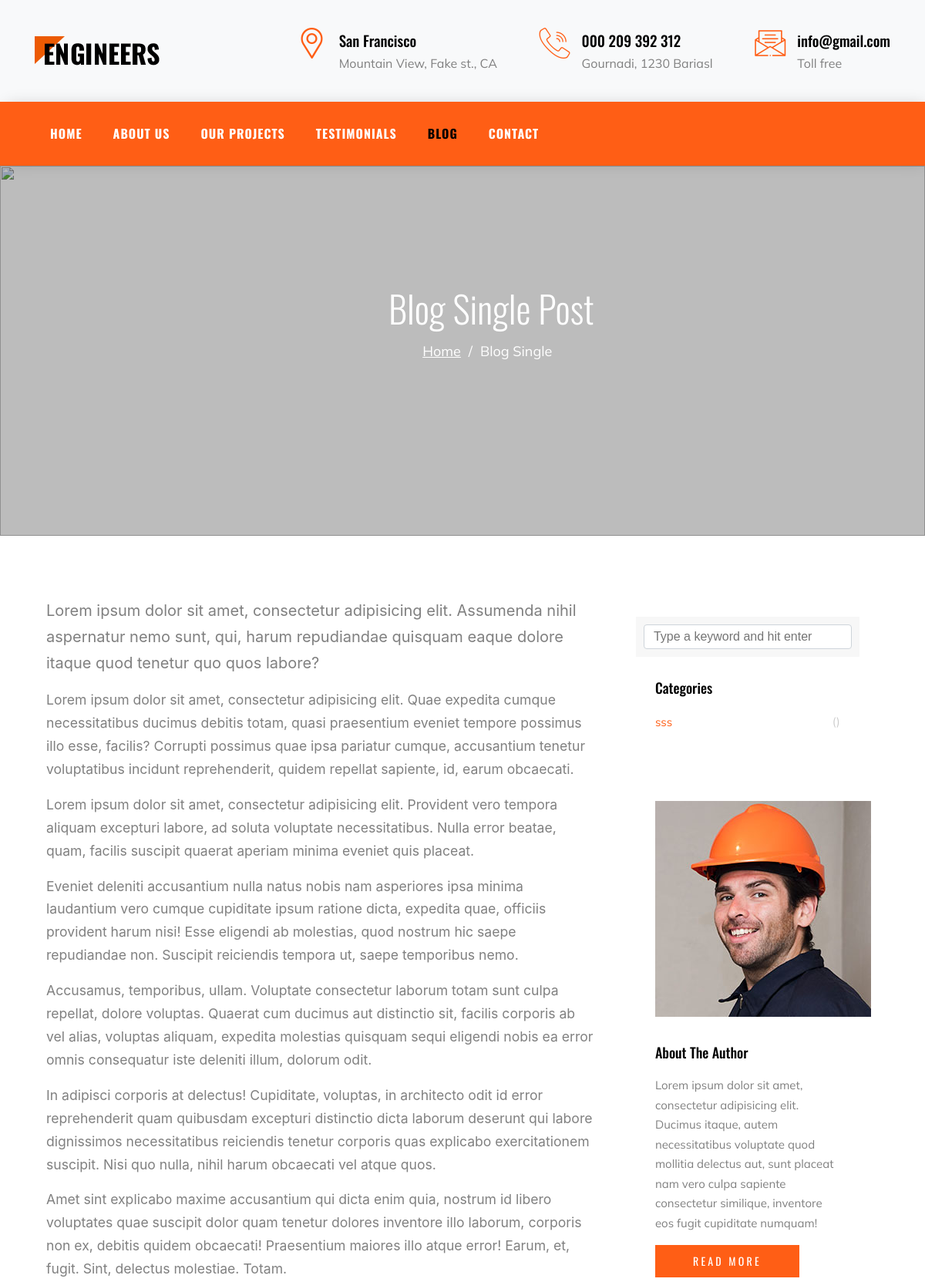
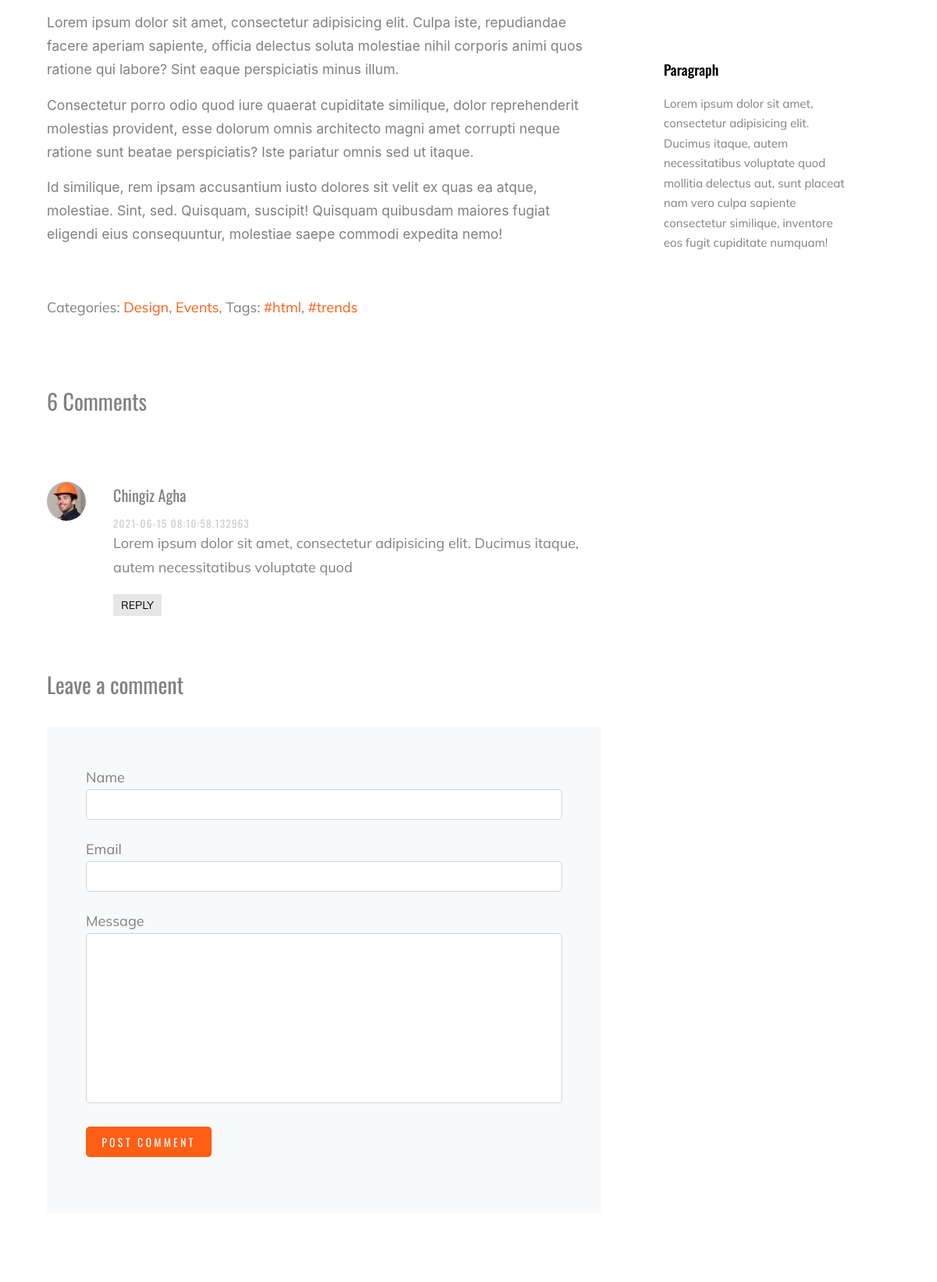
The app's page /single/1 (upper part) with its own data (2 pictures, top to bottom).
### engineers/models.py (models this page shows, shortened)
class Address(db.Model):
    id = db.Column(db.Integer, primary_key=True)
    icon = db.Column(db.String(20), nullable=True)
    desc = db.Column(db.String(50), nullable=False)
    big_desc = db.Column(db.String(75), nullable=False)

class Blog(db.Model):
    id = db.Column(db.Integer, primary_key=True)
    title = db.Column(db.String(80), nullable=False)
    name = db.Column(db.String(20), nullable=False)
    image = db.Column(db.String(20), default='uploads/default.png')
    desc = db.Column(db.Text, nullable=False)
    category = db.Column(db.Integer, db.ForeignKey('blogcategory.id'), nullable=False)
    comment = db.relationship('Comment', backref='blog', lazy=True)

class Comment(db.Model):
    id = db.Column(db.Integer, primary_key=True)
    author = db.Column(db.String(32), nullable=False)
    mail = db.Column(db.String(32), nullable=False)
    text = db.Column(db.String(140), nullable=False)
    timestamp = db.Column(db.DateTime(), default=datetime.utcnow, index=True)
    blog_id = db.Column(db.Integer, db.ForeignKey('blog.id'), nullable=False)
    reply_comment = db.relationship('Reply', backref='comment', lazy=True)

class BlogCategory(db.Model):
    __tablename__ = 'blogcategory'
    id = db.Column(db.Integer, primary_key=True)
    title = db.Column(db.String(50), nullable=False)
    category = db.relationship(Blog, backref='blogcategories', lazy=True, cascade='all,delete')

### engineers/controllers.py (the view, shortened to what this page needs)
@app.route('/single/<id>', methods=['GET', 'POST'])
def single(id):
    address = Address.query.all()
    comment = Comment.query.filter_by(blog_id=id)
    reply = Reply.query.filter_by(comment_id=id)
    blog = Blog.query.get_or_404(id)
    form = CommentForm()
    category = BlogCategory.query.all()
    return render_template('app/single-blog.html', blog=blog, address=address, comment=comment, form=form, category=category, reply=reply)

### engineers/forms.py
class CommentForm(FlaskForm):
    name = StringField('Name', validators=[DataRequired(), Length(min=3, max=15)])
    email = StringField('Email', validators=[DataRequired(), Email()])
    text = TextAreaField('Message', validators=[DataRequired(), Length(min=20, max=200)])
    date = DateField('Posted Date', format='%d-%m-%Y')
    submit = SubmitField('POST COMMENT')

### engineers/templates/app/single-blog.html (shortened to what this page needs)
{% extends 'app/base.html' %}
{% block content %}
    <menu>
        <div class="row nav-sticky">
            <div class="row-nav col-12 ff-oswald">
                <ul class="d-flex nav-ul color-fff">
                    <li class="nav-li"><a href="/index">Home</a></li>
                    <li class="nav-li"><a href="/about">About Us</a></li>
                    <li class="nav-li"><a href="/projects">Our Projects</a></li>
                    <li class="nav-li"><a href="/testi">Testimonials</a></li>
                    <li class="nav-li"><a href="/blog" class="selected">Blog</a></li>
                    <li class="nav-li"><a href="/contact">Contact</a></li>
                </ul>
            </div>
        </div>
    </menu>
    <section>
        <figure class="bg-img-fig height-60vh">
            <div class="overlay"></div>
            <img src="{{ url_for('static', filename='img/hero_1.jpg')}}" alt="" class="bg-img user-none">
            <div class="row-title ">
                <div class="about-section-title txt-algn-cnt max-w-1140 p-abs margin-0-auto">
                    <h2 class="margin-0">Blog Single Post</h2>
                    <p class="d-flex jc-center ff-mulish ">
                        <a href="/index" class="color-fff margin-r-1">Home</a>
                        <span class="margin-r-1">/</span>
                        <span class="margin-r-1">Blog Single</span>
                    </p>
                </div>
            </div>
        </figure>
    </section>
    <div class="block-single-blog">
        <div class="container max-w-1140">
            <div class="row d-flex">
                <div class="col-8 single-blog-text pt-5rem p-r-l-15px">
                    <div class="section-p">
                        {{blog.desc|safe}}
                    </div>
                    <div class="pt-3rem ff-mulish single-blog-categories">
                        <p>
                            Categories: <a href="#">Design</a>, <a href="#">Events</a>, Tags: <a href="#">#html</a>, <a
                                href="#">#trends</a>
                        </p>
                    </div>
                    <div class="pt-5rem single-blog-comment">
                        <h3 class="margin-bottom-5rem first-h3">6 Comments</h3>
                        <ul class="comment-section">
                            {% for comment in comment %}
                            <li class="comment d-flex">
                                <figure class="comment-profile-fig">
                                    <img src="{{ url_for('static', filename='img/person_4_sq.jpg')}}" alt="">
                                </figure>
                                <div class="comment-main">
                                    <h3>{{comment.author}}</h3>
                                    <div class="comment-time">
                                        {{comment.timestamp}}
                                    </div>
                                    <p>
                                        {{comment.text}}
                                    </p>
                                    <p>
                                        <a href="#addcomment" class="comment-reply">Reply</a>
                                    </p>
                                </div>
                            </li>
                            {% endfor %}
                        </ul>
                        <h3 class="first-h3 margin-bottom-3 margin-top-3rem " id=addcomment>
                            Leave a comment
                        </h3>
                        <div class="comment-form-div">
                            <form action="/single/{{blog.id}}", method='POST'>
                                <div class="form-comment">
                                    {{form.name.label}}
                                    {{form.name(class="form-comment-input")}}
                                </div>
                                <div class="form-comment">
                                    {{form.email.label}}
                                    {{form.email(class="form-comment-input")}}
                                </div>
                                <div class="form-comment">
                                    {{form.text.label}}
                                    {{form.text(cols="30", rows="10", class="form-comment-input")}}
                                </div>
                                <div class="form-comment">
                                    {{form.submit(class="btn-orange-contact comment-button")}}
                                </div>
                            </form>
                        </div>
                    </div>
                </div>
                <div class="col-4 single-blog-sidebar pt-5rem p-r-l-15px">
                    <div class="sidebox">
                        <form action="#" class="form-search">
                            <div>
                                <input type="text" placeholder="Type a keyword and hit enter" class="form-input">
                            </div>
                        </form>
                    <div class="sidebox">
                        <div class="sidebox-categories">
                            <h3>Categories</h3>
                            {% for category in category %}
                            <ul>
                                <li class="p-rel">
                                    <a href="#">{{category.title}}
                                        <span class="p-abs color-ccc ">()</span>
                                    </a>
                                </li>
                            </ul>
                            {% endfor %}
                        </div>
                    </div>
                    <div class="sidebox">
                        <img src="{{ url_for('static', filename='img/person_4_sq.jpg')}}" alt="">
                        <h3>
                            About The Author
                        </h3>
                        <p class="margin-b-1 ff-mulish">
                            Lorem ipsum dolor sit amet, consectetur adipisicing elit. Ducimus itaque, autem necessitatibus voluptate quod mollitia delectus aut, sunt placeat nam vero culpa sapiente consectetur similique, inventore eos fugit cupiditate numquam!
                        </p>
                        <p>
                            <a href="#" class="btn-orange-contact">Read More</a>
                        </p>
                    </div>
                    <div class="sidebox">
                        <h3>
                            Paragraph
                        </h3>
                        <p class="margin-b-1 ff-mulish">
                            Lorem ipsum dolor sit amet, consectetur adipisicing elit. Ducimus itaque, autem necessitatibus voluptate quod mollitia delectus aut, sunt placeat nam vero culpa sapiente consectetur similique, inventore eos fugit cupiditate numquam!
                        </p>
                    </div>
                 </div>
                </div>
            </div>
        </div>
    </div>
    {% endblock %}

### engineers/templates/includes/header.html
<header>
    <section id="section-head-1">
        <div class="container container-head">
            <div class="row row-head-contact d-flex">
                <figure class="img-head-contact">
                    <a href="#"><img src="{{ url_for('static', filename='img/logo.png')}}" alt="logo-engineers" class="img-logo"></a>
                </figure>
                {% for add in address %}
                <div class="box-head-contact d-flex">
                    <i class="{{add.icon}} head-icon"></i>
                    <div class="contact-text">
                        <div class="top-text ff-oswald f-weight">{{add.desc}}</div>
                        <div class="bottom-text ff-mulish">{{add.big_desc}}</div>
                    </div>
                </div>
                {% endfor %}
            </div>
        </div>
    </section>
</header>

### engineers/static/css/grid.css (style rules this page uses)
.col-4 { width: 33.33%; }
.col-8 { width: 66.66%; }
.col-12 { width: 100%; }

### engineers/static/css/utilities.css (style rules this page uses)
img { width: 100%; height: 100%; }
ul { list-style: none; margin: 0; padding: 0; }
a { text-decoration: none; color: #000; }
textarea { resize: none; }
.d-flex { display: flex; }
.ff-oswald { font-family: 'Oswald', sans-serif; }
.ff-mulish { font-family: 'Mulish', sans-serif; }
h2 { font-weight: 300; margin: 0; }
.max-w-1140 { max-width: 1140px; }
.margin-0-auto { margin: 0 auto; }
.jc-center { justify-content: center; }
.txt-algn-cnt { text-align: center; }
.height-60vh { height: 60vh !important; }
.color-fff { color: #fff !important; }
.p-rel { position: relative; }
.p-abs { position: absolute; }
.user-none { user-select: none; }
.margin-0 { margin: 0; }
.margin-r-1 { margin-right: 10px; }
.margin-b-1 { margin-bottom: 1rem; }
.margin-bottom-3 { margin-bottom: 30px !important; }
.margin-top-3rem { margin-top: 3rem; }
.margin-bottom-5rem { margin-bottom: 5rem; }
.pt-3rem { padding-top: 3rem; }
.pt-5rem { padding-top: 5rem; }
.p-r-l-15px { padding-right: 15px; padding-left: 15px; }
.f-weight { font-weight: 500; }
.color-ccc { color: #ccc; }
.selected { color: #000 !important; }
._active { transform: translateY(0%); opacity: 1; transition: all 1.2s ease 0s; }

### records on screen
Address: desc "San Francisco", big_desc "Mountain View, Fake st., CA"
Address: desc "000 209 392 312", big_desc "Gournadi, 1230 Bariasl"
Address: desc "info@gmail.com", big_desc "Toll free"
Blog: desc "Lorem ipsum dolor sit amet, consectetur adipisicing elit. Assumenda nihil aspernatur nemo sunt, qui, harum repudiandae quisquam eaque dolore itaque quod tenetur quo quos labore? Lorem ipsum dolor sit amet, consectetur adipisicing elit. Quae expedita cumque necessitatibus ducimus debitis totam, quasi praesentium eveniet tempore possimus illo esse, facilis? Corrupti possimus quae ipsa pariatur cumque, accusantium tenetur voluptatibus incidunt reprehenderit, quidem repellat sapiente, id, earum obcaecati. Lorem ipsum dolor sit amet, consectetur adipisicing elit. Provident vero tempora aliquam excepturi labore, ad soluta voluptate necessitatibus. Nulla error beatae, quam, facilis suscipit…"
Comment: author "Chingiz Agha", timestamp "2021-06-15 08:10:58.132963", text "Lorem ipsum dolor sit amet, consectetur adipisicing elit. Ducimus itaque, autem necessitatibus voluptate quod"
BlogCategory: title "sss"
